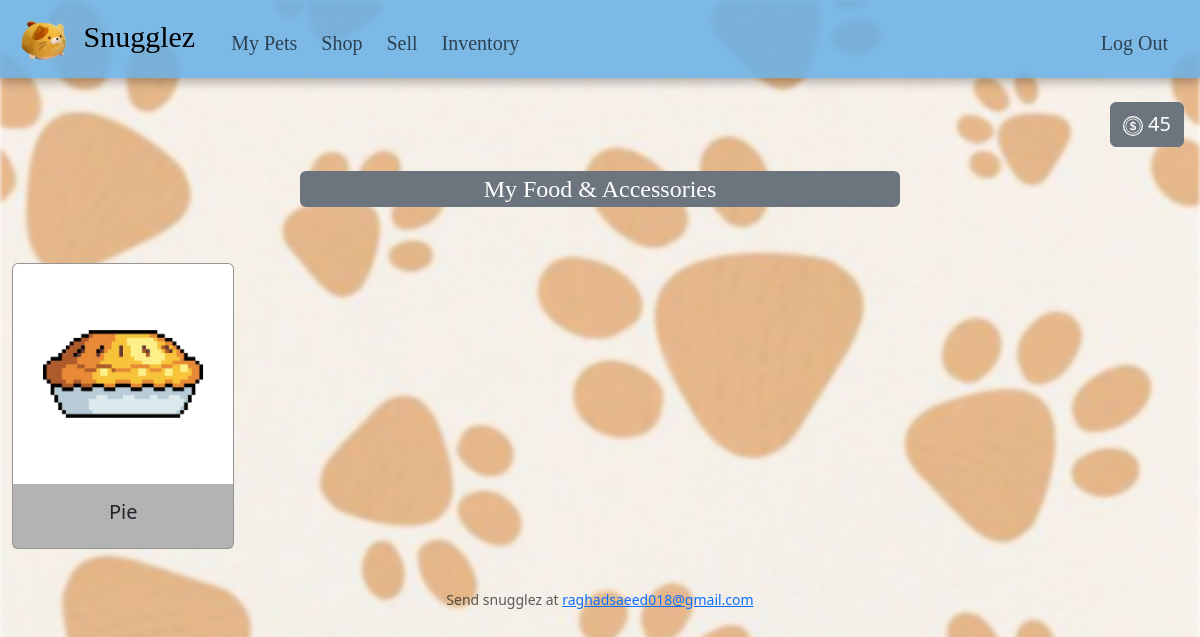
The page /inventory (signed in) on the database its author committed.
### tables this page shows
CREATE TABLE animals (
    id INTEGER NOT NULL,
    name TEXT NOT NULL,
    description TEXT NOT NULL,
    image TEXT NOT NULL,
    price INTEGER NOT NULL,
    category TEXT NOT NULL,
    PRIMARY KEY(id)
);

### app.py (the view)
@app.route("/inventory")
@login_required
def inventory():
    cash = db.execute("SELECT cash FROM users WHERE id = ?", session["user_id"])[0]["cash"]
    items = db.execute("""
        SELECT animals.*, COUNT(*) as count
        FROM purchases
        JOIN animals ON purchases.animal_id = animals.id
        WHERE purchases.user_id = ? AND animals.category IN (
            SELECT category FROM animals WHERE category IN ('food', 'accessory')
        )
        GROUP BY animals.id
    """, session["user_id"])
    return render_template("inventory.html", cash=cash, items=items)

### app.py (called while the page is built)
@app.after_request
def after_request(response):
    response.headers["Cache-Control"] = "no-cache, no-store, must-revalidate"
    response.headers["Expires"] = 0
    response.headers["Pragma"] = "no-cache"
    return response

### helpers.py (called while the page is built)
def login_required(f):
    @wraps(f)
    def decorated_function(*args, **kwargs):
        if session.get("user_id") is None:
            return redirect("/login")
        return f(*args, **kwargs)
    return decorated_function

### templates/inventory.html (shortened to what this page needs)
{% extends "layout.html" %}
{% block main %}
    <div class="py-4 d-flex">
        <button class="btn btn-secondary fs-5 ms-auto me-3">
            {{ cash }}
        </button>
    </div>
    <div class="mx-auto text-center mb-4">
        <label for="petSelect" class="form-label text-bg-secondary fs-4 snugglez rounded w-50">My Food & Accessories</label>
    </div>
    <div class="text-center container-fluid py-4">
        <div class="row row-cols-2 row-cols-md-2 row-cols-lg-5 g-3">
            {% if items %}
                {% for item in items %}
                    <div class="{{ item['category'] }}">
                        <div class="col">
                            <div class="card mb-3">
                                <img src="{{ item['image'] }}" class="card-img-top aspect-ratio-16x9" alt="Item image">
                                <div class="card-body">
                                    <h5 class="card-title">{{ item['name'] }}</h5>
                                </div>
                            </div>
                        </div>
                    </div>
                {% endfor %}
            {% else %}
                <div class="text-center mx-auto mb-5 mt-5">
                    <p class="h3 text-body-secondary"><i>You don't own any items! To buy items, Go to <a href="/shop">shop</a> -> Accessories & Food</i></p>
                </div>
            {% endif %}
        </div>
    </div>
{% endblock %}

### static/styles.css (style rules this page uses)
body::before { content: ""; position: fixed; top: 0; left: 0; width: 100%; height: 100%; background: url('/static/images/bgPaws.jpg') center/cover no-repeat; filter: blur(2px); z-index: -1; }
.snugglez { font-family: "Ink Free", bold; font-size: 20px; }
.food .card { background-color: rgb(179, 179, 179); }

### rows shown on the page
animals: image (picture), name "Pie"

### other values the page prints
{{ cash }} "45"
